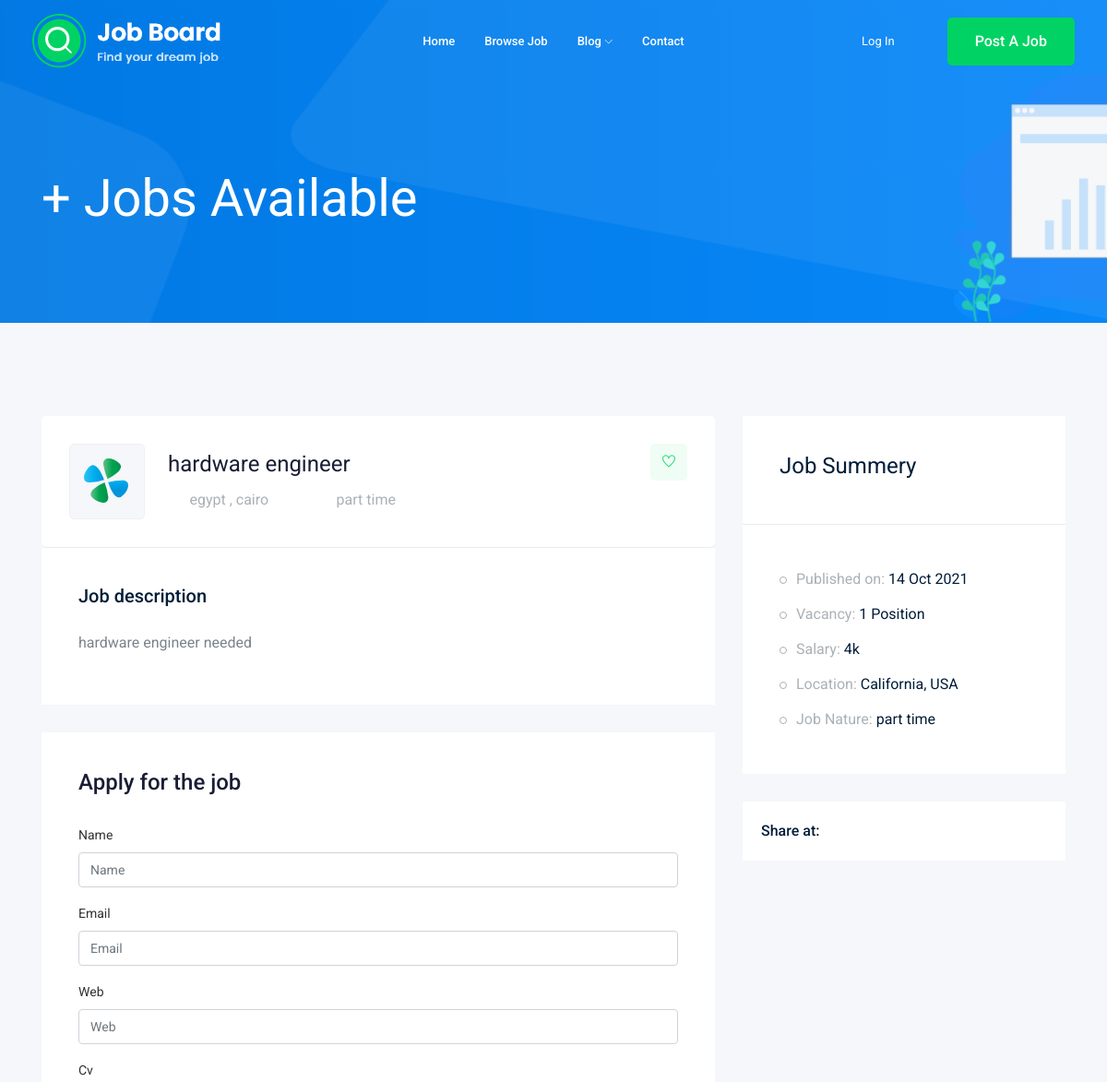
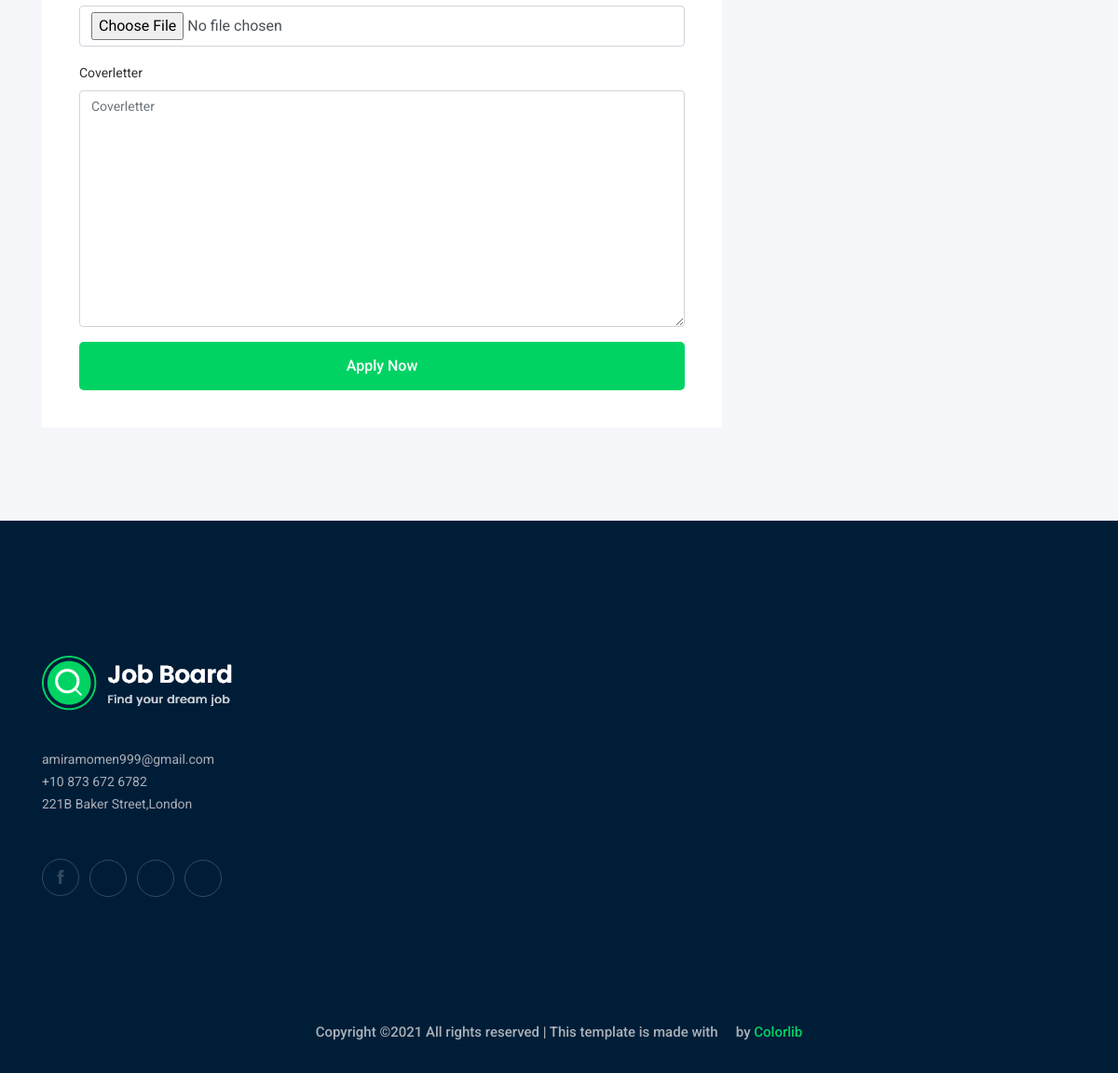
/jobs/hardware-engineer, run on the app's committed database (2 pictures, top to bottom).
### job/models.py (models this page shows, shortened)
class Job (models.Model):
    owner = models.ForeignKey(User , on_delete = models.CASCADE)
    title = models.CharField(max_length=100)
    job_type = models.CharField(max_length=15,choices= Job_Type)
    location = models.CharField(max_length=20)
    description = models.TextField(max_length=1000)
    published_at = models.DateTimeField(auto_now=True)
    vacancy = models.IntegerField(default=1)
    salary = models.IntegerField(default=0)
    experience = models.IntegerField(default=1)
    category = models.ForeignKey('Category',on_delete=models.CASCADE)
    image= models.ImageField(upload_to=get_image_name)
    slug = models.SlugField(blank=True,null=True)
    def __str__(self):
        return self.title

### job/views.py (the view)
# urls.py: path('<str:slug>',views.job_detail, name='job_detail'),
def job_detail(request,slug):
  detail=Job.objects.get(slug=slug)
  if request.method == 'POST':
    form = Applyform (request.POST, request.FILES)
    if form.is_valid():
      myform=form.save(commit=False)
      myform.job=detail
      myform.save()
  else:
    form = Applyform()
    context = {'job':detail,'formm':form}
  return render(request,'job/job_detail.html',context)

### job/form.py
class Applyform(forms.ModelForm):
    class Meta:
        model = Apply
        fields =['name', 'email','web','cv','coverletter']

### job/templates/job/job_detail.html (shortened to what this page needs)
{% extends 'base.html' %}
{% load bootstrap4 %}
{% block body %}
    <div class="bradcam_area bradcam_bg_1">
        <div class="container">
            <div class="row">
                <div class="col-xl-12">
                    <div class="bradcam_text">
                        <h3>{{Njob}}+ Jobs Available</h3>
                    </div>
                </div>
            </div>
        </div>
    </div>
    <div class="job_details_area">
        <div class="container">
            <div class="row">
                <div class="col-lg-8">
                    <div class="job_details_header">
                        <div class="single_jobs white-bg d-flex justify-content-between">
                            <div class="jobs_left d-flex align-items-center">
                                <div class="thumb">
                                    <img src="img/svg_icon/1.svg" alt="">
                                </div>
                                <div class="jobs_conetent">
                                    <a href="#"><h4>{{job}}</h4></a>
                                    <div class="links_locat d-flex align-items-center">
                                        <div class="location">
                                            <p> <i class="fa fa-map-marker"></i> {{job.location}}</p>
                                        </div>
                                        <div class="location">
                                            <p> <i class="fa fa-clock-o"></i> {{job.job_type}}</p>
                                        </div>
                                    </div>
                                </div>
                            </div>
                            <div class="jobs_right">
                                <div class="apply_now">
                                    <a class="heart_mark" href="#"> <i class="ti-heart"></i> </a>
                                </div>
                            </div>
                        </div>
                    </div>
                    <div class="descript_wrap white-bg">
                        <div class="single_wrap">
                            <h4>Job description</h4>
                            <p>{{job.description}}</p>
                        </div>
                    </div>
                    <div class="apply_job_form white-bg">
                        <h4>Apply for the job</h4>
                        <form method="POST" enctype="multipart/form-data">
                               {% bootstrap_form formm %}
                               {% buttons %}
                                    <button class="boxed-btn3 w-100" type="submit">Apply Now</button>
                                {% endbuttons %}
                        </form>
                    </div>
                </div>
                <div class="col-lg-4">
                    <div class="job_sumary">
                        <div class="summery_header">
                            <h3>Job Summery</h3>
                        </div>
                        <div class="job_content">
                            <ul>
                                <li>Published on: <span>{{job.published_at|date:'d M o '}}</span></li>
                                <li>Vacancy: <span>{{job.vacancy}} Position</span></li>
                                <li>Salary: <span>{{job.salary}}k</span></li>
                                <li>Location: <span>California, USA</span></li>
                                <li>Job Nature: <span> {{job.job_type}}</span></li>
                            </ul>
                        </div>
                    </div>
                    <div class="share_wrap d-flex">
                        <span>Share at:</span>
                        <ul>
                            <li><a href="#"> <i class="fa fa-facebook"></i></a> </li>
                            <li><a href="#"> <i class="fa fa-google-plus"></i></a> </li>
                            <li><a href="#"> <i class="fa fa-twitter"></i></a> </li>
                            <li><a href="#"> <i class="fa fa-envelope"></i></a> </li>
                        </ul>
                    </div>
                    <div class="job_location_wrap">
                        <div class="job_lok_inner">
                            <div id="map" style="height: 200px;"></div>
                          </div>
                    </div>
                </div>
            </div>
        </div>
    </div>
{% endblock %}

### static/c/mystyle.css (style rules this page uses)
label { color: #313030; cursor: pointer; font-size: 14px; font-weight: 400; }

### data on the page
Job: title "hardware engineer", location "egypt , cairo", job_type "part time", description "hardware engineer needed", published_at "14 Oct 2021", vacancy "1", salary "4"
